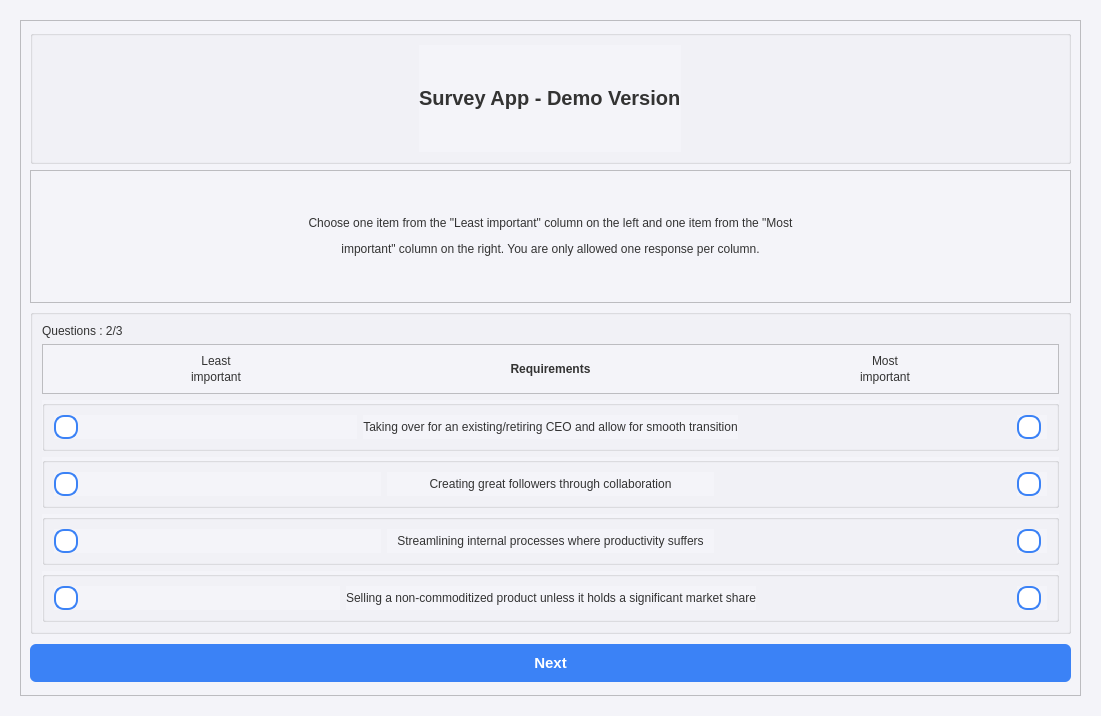
<?xml version="1.0" encoding="UTF-8"?>
<ui version="4.0">
 <class>Widget</class>
 <widget class="QWidget" name="Widget">
  <property name="geometry">
   <rect>
    <x>0</x>
    <y>0</y>
    <width>1101</width>
    <height>716</height>
   </rect>
  </property>
  <property name="windowTitle">
   <string>Widget</string>
  </property>
  <property name="styleSheet">
   <string notr="true">/* Global Styles */
QWidget {
    background-color: #F4F4F9; /* Light modern background */
    font-family: &quot;Arial&quot;, sans-serif; /* Use a modern, clean font */
    color: #333333; /* Dark gray text for better visibility */
}

/* Box Style */
QFrame#box {
    background-color: #FFFFFF; /* White box color */
    border: 1px solid #D1D5DB; /* Light border */
    border-radius: 8px; /* Rounded corners */
    padding: 16px;
    margin: 8px;
    box-shadow: 0 4px 8px rgba(0, 0, 0, 0.1); /* Subtle shadow */
    color: #333333; /* Dark gray text inside the box */
}

/* Button Style */
QPushButton {
    background-color: #3B82F6; /* Blue background for the button */
    color: white; /* White text for visibility */
    border: none;
    border-radius: 6px;
    padding: 10px 20px;
    margin: 4px 0;
    font-weight: bold;
    transition: background-color 0.3s;
}

QPushButton:hover {
    background-color: #2563EB; /* Darker blue on hover */
}

QPushButton:pressed {
    background-color: #1D4ED8; /* Even darker blue on press */
}

/* Title Style */
QLabel#title {
    font-size: 24px;
    font-weight: bold;
    color: #111827; /* Darker color for the title to stand out on the light background */
    margin-bottom: 16px;
}

/* Radio Button Style */
QRadioButton {
    font-size: 16px;
    color: #333333; /* Dark gray text for better visibility */
}

QRadioButton::indicator {
    width: 20px;
    height: 20px;
    border-radius: 10px;
    border: 2px solid #3B82F6; /* Blue border */
    background-color: #FFFFFF; /* White background */
}

QRadioButton::indicator:checked {
    background-color: #3B82F6; /* Blue dot when checked */
    border: 2px solid #2563EB; /* Darker blue border when checked */
}
</string>
  </property>
  <layout class="QVBoxLayout" name="verticalLayout_2">
   <item>
    <widget class="QWidget" name="widget" native="true">
     <layout class="QHBoxLayout" name="horizontalLayout_2">
      <item>
       <widget class="QFrame" name="frame">
        <property name="frameShape">
         <enum>QFrame::Shape::StyledPanel</enum>
        </property>
        <property name="frameShadow">
         <enum>QFrame::Shadow::Raised</enum>
        </property>
        <layout class="QVBoxLayout" name="verticalLayout">
         <item>
          <widget class="QGroupBox" name="groupBox">
           <property name="styleSheet">
            <string notr="true"/>
           </property>
           <property name="title">
            <string/>
           </property>
           <layout class="QGridLayout" name="gridLayout">
            <item row="0" column="0" alignment="Qt::AlignmentFlag::AlignHCenter">
             <widget class="QLabel" name="label_7">
              <property name="styleSheet">
               <string notr="true"/>
              </property>
              <property name="text">
               <string>&lt;html&gt;&lt;head/&gt;&lt;body&gt;&lt;p&gt;&lt;span style=&quot; font-size:20px; font-weight:700;&quot;&gt;Survey App  - Demo Version&lt;/span&gt;&lt;/p&gt;&lt;/body&gt;&lt;/html&gt;</string>
              </property>
             </widget>
            </item>
           </layout>
          </widget>
         </item>
         <item>
          <widget class="QFrame" name="frame_3">
           <property name="styleSheet">
            <string notr="true"/>
           </property>
           <property name="frameShape">
            <enum>QFrame::Shape::StyledPanel</enum>
           </property>
           <property name="frameShadow">
            <enum>QFrame::Shadow::Raised</enum>
           </property>
           <layout class="QHBoxLayout" name="horizontalLayout_7">
            <item>
             <widget class="QLabel" name="label_10">
              <property name="layoutDirection">
               <enum>Qt::LayoutDirection::LeftToRight</enum>
              </property>
              <property name="text">
               <string>&lt;html&gt;&lt;head/&gt;&lt;body&gt;&lt;p&gt;Choose one item from the &amp;quot;Least important&amp;quot; column on the left and one item from the &amp;quot;Most&lt;/p&gt;&lt;p&gt; important&amp;quot; column on the right. You are only allowed one response per column.&lt;/p&gt;&lt;/body&gt;&lt;/html&gt;</string>
              </property>
              <property name="alignment">
               <set>Qt::AlignmentFlag::AlignCenter</set>
              </property>
             </widget>
            </item>
           </layout>
          </widget>
         </item>
         <item>
          <widget class="QGroupBox" name="Questions_g">
           <property name="styleSheet">
            <string notr="true"/>
           </property>
           <property name="title">
            <string/>
           </property>
           <layout class="QVBoxLayout" name="verticalLayout_3">
            <item>
             <widget class="QLabel" name="questions_part">
              <property name="styleSheet">
               <string notr="true">background-color: none;</string>
              </property>
              <property name="text">
               <string>Questions : 2/3</string>
              </property>
             </widget>
            </item>
            <item>
             <widget class="QFrame" name="frame_2">
              <property name="frameShape">
               <enum>QFrame::Shape::StyledPanel</enum>
              </property>
              <property name="frameShadow">
               <enum>QFrame::Shadow::Raised</enum>
              </property>
              <layout class="QHBoxLayout" name="horizontalLayout_6">
               <item>
                <widget class="QLabel" name="LeastImportant_L">
                 <property name="text">
                  <string>&lt;html&gt;&lt;head/&gt;&lt;body&gt;&lt;p align=&quot;center&quot; style=&quot;line-height: 0.25;&quot;&gt;Least&lt;/p&gt;&lt;p align=&quot;center&quot;&gt;important&lt;/p&gt;&lt;/body&gt;&lt;/html&gt;</string>
                 </property>
                </widget>
               </item>
               <item>
                <widget class="QLabel" name="Requirements_L">
                 <property name="text">
                  <string>&lt;html&gt;&lt;head/&gt;&lt;body&gt;&lt;p align=&quot;center&quot;&gt;&lt;span style=&quot; font-weight:700;&quot;&gt;Requirements&lt;/span&gt;&lt;/p&gt;&lt;/body&gt;&lt;/html&gt;</string>
                 </property>
                </widget>
               </item>
               <item>
                <widget class="QLabel" name="MostImportant_L">
                 <property name="text">
                  <string>&lt;html&gt;&lt;head/&gt;&lt;body&gt;&lt;p align=&quot;center&quot; style=&quot;line-height: 0.25;&quot;&gt;Most&lt;/p&gt;&lt;p align=&quot;center&quot;&gt;important&lt;/p&gt;&lt;/body&gt;&lt;/html&gt;</string>
                 </property>
                </widget>
               </item>
              </layout>
             </widget>
            </item>
            <item>
             <widget class="QGroupBox" name="q1_g">
              <property name="title">
               <string/>
              </property>
              <layout class="QHBoxLayout" name="horizontalLayout">
               <item>
                <widget class="QRadioButton" name="q1_most">
                 <property name="text">
                  <string/>
                 </property>
                </widget>
               </item>
               <item>
                <widget class="QLabel" name="q1_l">
                 <property name="text">
                  <string>&lt;html&gt;&lt;head/&gt;&lt;body&gt;&lt;p align=&quot;center&quot;&gt;Taking over for an existing/retiring CEO and allow for smooth transition&lt;/p&gt;&lt;/body&gt;&lt;/html&gt;</string>
                 </property>
                </widget>
               </item>
               <item alignment="Qt::AlignmentFlag::AlignRight">
                <widget class="QRadioButton" name="q1_least">
                 <property name="text">
                  <string/>
                 </property>
                </widget>
               </item>
              </layout>
             </widget>
            </item>
            <item>
             <widget class="QGroupBox" name="q2_g">
              <property name="title">
               <string/>
              </property>
              <layout class="QHBoxLayout" name="horizontalLayout_3">
               <item>
                <widget class="QRadioButton" name="q2_most">
                 <property name="text">
                  <string/>
                 </property>
                </widget>
               </item>
               <item>
                <widget class="QLabel" name="q2_l">
                 <property name="text">
                  <string>&lt;html&gt;&lt;head/&gt;&lt;body&gt;&lt;p align=&quot;center&quot;&gt;Creating great followers through collaboration&lt;/p&gt;&lt;/body&gt;&lt;/html&gt;</string>
                 </property>
                </widget>
               </item>
               <item alignment="Qt::AlignmentFlag::AlignRight">
                <widget class="QRadioButton" name="q2_least">
                 <property name="text">
                  <string/>
                 </property>
                </widget>
               </item>
              </layout>
             </widget>
            </item>
            <item>
             <widget class="QGroupBox" name="q3_g">
              <property name="title">
               <string/>
              </property>
              <layout class="QHBoxLayout" name="horizontalLayout_4">
               <item>
                <widget class="QRadioButton" name="q3_most">
                 <property name="text">
                  <string/>
                 </property>
                </widget>
               </item>
               <item>
                <widget class="QLabel" name="q3_l">
                 <property name="text">
                  <string>&lt;html&gt;&lt;head/&gt;&lt;body&gt;&lt;p align=&quot;center&quot;&gt;Streamlining internal processes where productivity suffers&lt;/p&gt;&lt;/body&gt;&lt;/html&gt;</string>
                 </property>
                </widget>
               </item>
               <item alignment="Qt::AlignmentFlag::AlignRight">
                <widget class="QRadioButton" name="q3_least">
                 <property name="text">
                  <string/>
                 </property>
                </widget>
               </item>
              </layout>
             </widget>
            </item>
            <item>
             <widget class="QGroupBox" name="q4_g">
              <property name="title">
               <string/>
              </property>
              <layout class="QHBoxLayout" name="horizontalLayout_5">
               <item>
                <widget class="QRadioButton" name="q4_most">
                 <property name="text">
                  <string/>
                 </property>
                </widget>
               </item>
               <item>
                <widget class="QLabel" name="q4_l">
                 <property name="text">
                  <string>&lt;html&gt;&lt;head/&gt;&lt;body&gt;&lt;p align=&quot;center&quot;&gt;Selling a non-commoditized product unless it holds a significant market share&lt;/p&gt;&lt;/body&gt;&lt;/html&gt;</string>
                 </property>
                </widget>
               </item>
               <item alignment="Qt::AlignmentFlag::AlignRight">
                <widget class="QRadioButton" name="q4_least">
                 <property name="text">
                  <string/>
                 </property>
                </widget>
               </item>
              </layout>
             </widget>
            </item>
           </layout>
          </widget>
         </item>
         <item>
          <widget class="QPushButton" name="NextButton">
           <property name="font">
            <font>
             <family>Arial</family>
             <pointsize>11</pointsize>
             <bold>true</bold>
            </font>
           </property>
           <property name="text">
            <string>Next</string>
           </property>
          </widget>
         </item>
        </layout>
       </widget>
      </item>
     </layout>
    </widget>
   </item>
  </layout>
 </widget>
 <resources/>
 <connections/>
</ui>
